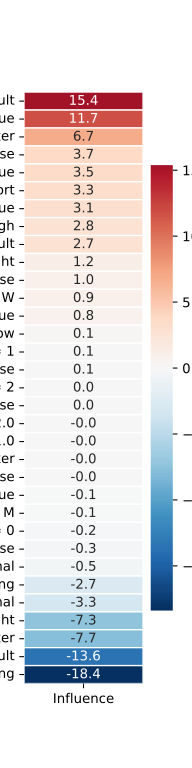

This figure's Python source:
import numpy as np
import pandas as pd
import matplotlib.pyplot as plt
import seaborn as sns
from pgmpy.inference import VariableElimination
import random
from query2df import query2df

def influential_variables(data, target, model_bn, n_random_trials = 50):
    model_infer = VariableElimination(model_bn)

    data = data.reset_index(drop=True)
    ordered_variables = ["Sex","Age", "SD", "SES", "PA", "Depression", "Smoking", "BMI","Alcohol","Anxiety", "Diabetes", "Hyperchol.", "Hypertension"]

    dict_impact_patient = dict.fromkeys(list(range(len(data))))

    for _ in range(n_random_trials):
        random.shuffle(ordered_variables)

        print(ordered_variables)

        dropped = list(model_bn.nodes())
        for elem in list(model_bn.get_ancestral_graph(target).nodes):
            if elem == target:
                continue
            else:
                dropped.remove(elem)
        
        diff_vect = np.zeros((data.shape[0], len(data.iloc[0].drop(labels = dropped).dropna())))
        crc_sample_aux = np.zeros_like(diff_vect)
        for i in range(data.shape[0]):

            sample = data.iloc[i].drop(labels = dropped).dropna()

            j = 0
            list_elem = []
            def_variables = [x for x in ordered_variables if x not in dropped]

            for elem in [x for x in ordered_variables if x not in dropped]:
                list_elem.append(elem)
                sample_aux = sample[list_elem].copy()
                sample_aux_dict = sample_aux.to_dict()
                q_sample_aux = model_infer.query(variables=[target], evidence = sample_aux_dict)

                crc_sample_aux[i,j] =  np.log(1 - query2df(q_sample_aux, verbose = 0)["p"][0].copy())

                j += 1

            impact_aux = pd.DataFrame(columns=def_variables)
            aux = np.zeros(len(sample))
            
            
            for j in range(len(diff_vect[i])):
                if j == 0:

                    sample_CRC = model_infer.query(variables=["CRC"])
                    aux[j] = (crc_sample_aux[i,j] - np.log(1 - query2df(sample_CRC, verbose = 0)["p"][0].copy()))   / np.abs(np.log(1 - query2df(sample_CRC, verbose = 0)["p"][0].copy())) * 100
                
                    continue

                else:
                    aux[j] = (crc_sample_aux[i,j] - crc_sample_aux[i,j-1])  /  np.abs( crc_sample_aux[i,j-1]) * 100
                                        
                            
            impact_aux = pd.DataFrame([aux], columns = def_variables)

            dict_impact_patient[i] = pd.concat([dict_impact_patient[i], impact_aux], axis = 0)


    for i in range(data.shape[0]):
        if i==0:
            grouped_data = pd.concat([data.iloc[i].rename(index = 'Evidence'), dict_impact_patient[i].replace(0,float('nan')).median(axis = 0).rename('Influence')], axis = 1)
        else:
            grouped_data_aux = pd.concat([data.iloc[i].rename(index = 'Evidence'), dict_impact_patient[i].replace(0,float('nan')).median(axis = 0).rename('Influence')], axis = 1)
            grouped_data = pd.concat([grouped_data, grouped_data_aux], axis = 0)
                
    def combine_categories(row):
                return f"{row.name} = {row['Evidence']}"

    grouped_data['Influential Variable and Reason'] = grouped_data.apply(combine_categories, axis=1)      
        

    heatmap_data = grouped_data[["Influential Variable and Reason", "Influence"]].sort_values(by = ["Influence"], ascending = False).copy().set_index(["Influential Variable and Reason"])

    heatmap_data = heatmap_data.groupby("Influential Variable and Reason").mean().sort_values(by = ["Influence"], ascending = False)

    heatmap_data.dropna(inplace=True) # Remove CRC row

    plt.figure(figsize=(2,8))
    ax = sns.heatmap(heatmap_data, cmap='RdBu_r', annot=True, fmt='.1f', linewidths=1, center = 0)
    ax.set_yticklabels(ax.get_yticklabels(), rotation=0, ha='right')
    
    plt.savefig('images/influential_variables.png')

    return heatmap_data